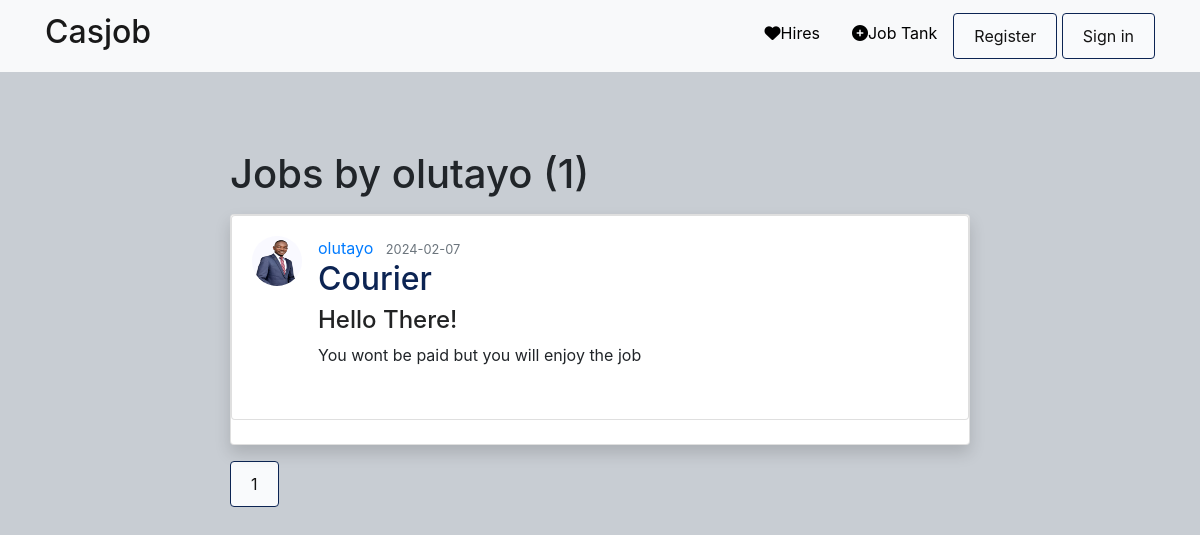
Screenshot of /user/olutayo with the database file from the repository.
### casjob/models.py (models this page shows, shortened)
class User(db.Model, UserMixin):
    id = db.Column(db.Integer, primary_key=True)
    firstname = db.Column(db.String(20), unique=False, nullable=True)
    lastname = db.Column(db.String(20), unique=False, nullable=True)
    username = db.Column(db.String(20), unique=True, nullable=False)
    phone_number = db.Column(db.String(20), unique=True, nullable=True)
    email = db.Column(db.String(120), unique=True, nullable=False)
    skill_type = db.Column(db.String(50), nullable=True)
    bio = db.Column(db.String(300), nullable=True)
    image_file = db.Column(db.String(20), nullable=False, default='default.jpg')
    password = db.Column(db.String(60), nullable=False)
    years_of_experience = db.Column(db.Integer)
    posts = db.relationship('Post', backref='author', lazy=True)
    applications = db.relationship('JobApplication', backref='applicant', lazy=True)

class Post(db.Model):
    id = db.Column(db.Integer, primary_key=True)
    title = db.Column(db.String(100), nullable=False)
    date_posted = db.Column(db.DateTime, nullable=False, default=datetime.utcnow)
    skill_type = db.Column(db.String(50), nullable=False)
    job_description = db.Column(db.Text, nullable=False)
    user_id = db.Column(db.Integer, db.ForeignKey('user.id'))

### casjob/routes.py (the view)
@app.route('/user/<username>')
def user_job_posts(username):
    page = request.args.get('page', 1, type=int)
    user = User.query.filter_by(username=username).first_or_404()
    posts = Post.query.filter_by(author=user).order_by(Post.date_posted.desc()).paginate(page=page, per_page=5)
    return render_template('user_job_posts.html', posts=posts, user=user)

### casjob/Templates/user_job_posts.html
{% extends "base.html" %}
{% block content %}
    <h1 class="mb-3">Jobs by {{ user.username }} ({{ posts.total }})</h1>
    {% for post in posts.items %}
        <article class="shadow card mb-3 mx-auto" style="max-width: 740px;">
            <div class="card mb-4">
                <div class="card-body">
                    <div class="media mb-3">
                        <img src="{{ url_for('static', filename='profile_pics/' + post.author.image_file)}}" class="rounded-circle" width="50" height="50" alt="{{ post.author.username }}">
                        <div class="media-body ml-3">
                            <div class="article-metadata">
                                <a class="mr-2" href="{{ url_for('user_job_posts', username=post.author.username) }}">{{ post.author.username }}</a>
                                <small class="text-muted">{{ post.date_posted.strftime('%Y-%m-%d') }}</small>
                            </div>
                            <h2><a class="article-title" href="#">{{ post.skill_type }}</a></h2>
                            <h4><a class="article-title" href="{{ url_for('post', post_id=post.id)}}">{{ post.title }}</a></h4>
                            <p class="article-content">{{ post.job_description }}</p>
                        </div>
                    </div>
                </div>
            </div>
        </article>
        {% endfor %}
        {% for page_num in posts.iter_pages(left_edge=1, right_edge=1, left_current=1, right_current=2) %}
            {% if page_num %}
                {% if posts.page == page_num %}
                    <a class="btn btn-info mb-4" href="{{ url_for('user_job_posts', username=user.username, page=page_num) }}">{{ page_num }}</a>
                {% else %}
                    <a class="btn btn-outline-info mb-4" href="{{ url_for('user_job_posts', username=user.username, page=page_num) }}">{{ page_num }}</a>
                {% endif %}
            {% else %}
                ...
            {% endif %}
    {% endfor %}
{% endblock content %}

### casjob/static/main.css (style rules this page uses)
body { background-color: rgb(200, 205, 211); margin-top: 100px; padding: 50px; }
.btn { background-color: #f9fafc; color: #141313; border: solid 1px; border-color: #0c2453; padding: 10px 20px; cursor: pointer; }
h2 a { color: #0c2453; }
h4 a { color: #222324; }

### rows the page displays
User: username "olutayo"
Post: image_file (picture), author.username "olutayo", date_posted "2024-02-07", skill_type "Courier", title "Hello There!", job_description "You wont be paid but you will enjoy the job"

### other values shown
{{ posts.total }} "1"
{{ page_num }} "1"
